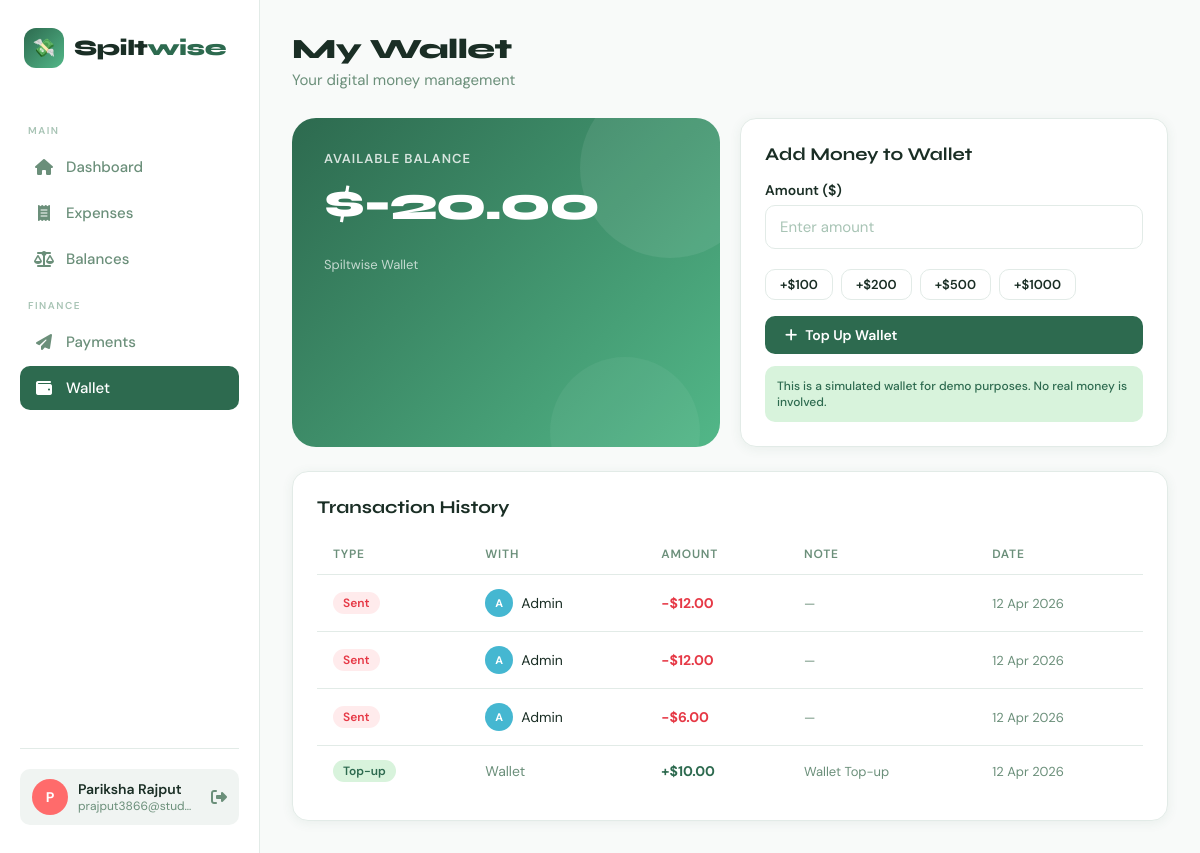
Page /wallet (signed in) on the committed database.
### app.py (models this page shows)
class User(db.Model):
    id           = db.Column(db.Integer, primary_key=True)
    name         = db.Column(db.String(120), nullable=False)
    email        = db.Column(db.String(120), unique=True, nullable=False)
    password     = db.Column(db.String(256), nullable=False)
    avatar_color = db.Column(db.String(20), default="#4ECDC4")
    created_at   = db.Column(db.DateTime, default=datetime.utcnow)
    wallet       = db.relationship("Wallet", back_populates="user", uselist=False)

class Wallet(db.Model):
    id      = db.Column(db.Integer, primary_key=True)
    user_id = db.Column(db.Integer, db.ForeignKey("user.id"), unique=True, nullable=False)
    balance = db.Column(db.Float, default=0.0)
    user    = db.relationship("User", back_populates="wallet")

class Payment(db.Model):
    id         = db.Column(db.Integer, primary_key=True)
    from_user  = db.Column(db.Integer, db.ForeignKey("user.id"), nullable=True)
    to_user    = db.Column(db.Integer, db.ForeignKey("user.id"), nullable=False)
    amount     = db.Column(db.Float, nullable=False)
    note       = db.Column(db.String(256), default="Payment")
    status     = db.Column(db.String(20), default="completed")
    created_at = db.Column(db.DateTime, default=datetime.utcnow)
    sender     = db.relationship("User", foreign_keys=[from_user])
    receiver   = db.relationship("User", foreign_keys=[to_user])

### app.py (the view)
@app.route("/wallet")
@login_required
def wallet():
    uid       = session["user_id"]
    w         = Wallet.query.filter_by(user_id=uid).first() or Wallet(balance=0)
    history   = (Payment.query
                 .filter((Payment.from_user == uid) | (Payment.to_user == uid))
                 .order_by(Payment.created_at.desc()).limit(20).all())
    all_users = {u.id: u for u in User.query.all()}
    return render_template("wallet.html", wallet=w, history=history, all_users=all_users)

### app.py (called while the page is built)
def login_required(f):
    @wraps(f)
    def decorated(*args, **kwargs):
        if "user_id" not in session:
            ip = request.remote_addr
            record_unauthorized_access(ip, request.path, request.method)
            return redirect(url_for("login"))
        return f(*args, **kwargs)
    return decorated

def get_current_user():
    if "user_id" in session:
        return User.query.get(session["user_id"])
    return None

### templates/wallet.html (shortened to what this page needs)
{% extends "base.html" %}
{% block content %}
<div class="page-header animate">
  <div>
    <div class="page-title">My Wallet </div>
    <div class="page-subtitle">Your digital money management</div>
  </div>
</div>
<div class="grid grid-2 animate delay-1" style="margin-bottom:24px">
  <div style="background:linear-gradient(135deg,#2D6A4F,#52B788);border-radius:24px;padding:32px;color:white;position:relative;overflow:hidden">
    <div style="position:absolute;top:-40px;right:-40px;width:180px;height:180px;border-radius:50%;background:rgba(255,255,255,0.08)"></div>
    <div style="position:absolute;bottom:-60px;right:20px;width:150px;height:150px;border-radius:50%;background:rgba(255,255,255,0.05)"></div>
    <div style="font-size:13px;opacity:0.8;font-weight:600;text-transform:uppercase;letter-spacing:1px;margin-bottom:8px">Available Balance</div>
    <div style="font-family:'Syne',sans-serif;font-size:48px;font-weight:800;letter-spacing:-2px;margin-bottom:24px">
      ${{ "%.2f"|format(wallet.balance) }}
    </div>
    <div style="font-size:13px;opacity:0.7"> Spiltwise Wallet</div>
  </div>
  <div class="card" style="align-self:start">
    <div class="card-title"> Add Money to Wallet</div>
    <form method="POST" action="{{ url_for('topup_wallet') }}">
      <div class="form-group">
        <label class="form-label">Amount ($)</label>
        <input type="number" name="amount" class="form-control" placeholder="Enter amount" step="0.01" min="1" required>
      </div>
      <div style="display:flex;flex-wrap:wrap;gap:8px;margin-bottom:16px">
        {% for amt in [100, 200, 500, 1000] %}
        <button type="button" class="btn btn-outline btn-sm" onclick="document.querySelector('[name=amount]').value={{ amt }}">+${{ amt }}</button>
        {% endfor %}
      </div>
      <button type="submit" class="btn btn-primary" style="width:100%"><i class="fa-solid fa-plus"></i> Top Up Wallet</button>
    </form>
    <div style="margin-top:12px;padding:12px;background:var(--primary-pale);border-radius:10px;font-size:12px;color:var(--primary);font-weight:500">
       This is a simulated wallet for demo purposes. No real money is involved.
    </div>
  </div>
</div>
<div class="card animate delay-2">
  <div class="card-title"> Transaction History</div>
  {% if history %}
  <table class="table">
    <thead>
      <tr><th>Type</th><th>With</th><th>Amount</th><th>Note</th><th>Date</th></tr>
    </thead>
    <tbody>
      {% set uid = session.user_id %}
      {% for p in history %}
      {% set is_system = p.from_user is none %}
      {% set is_sender = p.from_user == uid %}
      {% set other_id = p.to_user if is_sender else p.from_user %}
      {% set other = all_users.get(other_id) %}
      <tr>
        <td>
          {% if is_system %}
            <span class="badge badge-green"> Top-up</span>
          {% elif is_sender %}
            <span class="badge badge-red"> Sent</span>
          {% else %}
            <span class="badge badge-green"> Received</span>
          {% endif %}
        </td>
        <td>
          {% if is_system %}
            <span style="color:var(--text-muted)">Wallet</span>
          {% elif other %}
            <div style="display:flex;align-items:center;gap:8px">
              <div class="avatar" style="background:{{ other.avatar_color or '#4ECDC4' }};width:28px;height:28px;font-size:11px">{{ other.name[0].upper() }}</div>
              {{ other.name }}
            </div>
          {% else %}—{% endif %}
        </td>
        <td>
          <strong style="color:{{ 'var(--primary)' if not is_sender or is_system else 'var(--danger)' }}">
            {{ '+' if not is_sender or is_system else '-' }}${{ "%.2f"|format(p.amount) }}
          </strong>
        </td>
        <td style="color:var(--text-muted);font-size:13px">{{ p.note or '—' }}</td>
        <td style="color:var(--text-muted);font-size:13px">{{ p.created_at.strftime('%d %b %Y') }}</td>
      </tr>
      {% endfor %}
    </tbody>
  </table>
  {% else %}
  <div class="empty-state">
    <div class="icon"> </div>
    <p>No transactions yet. Top up your wallet to get started!</p>
  </div>
  {% endif %}
</div>
{% endblock %}

### templates/base.html (shortened to what this page needs)
<!DOCTYPE html>
<html lang="en">
<head>
  <link rel="stylesheet" href="https://cdnjs.cloudflare.com/ajax/libs/font-awesome/6.5.0/css/all.min.css"/>
</head>
<body>
  {% if session.user_id %}
  <nav class="sidebar">
    <div class="logo">
      <div class="logo-icon">💸</div>
      <div class="logo-text">Spilt<span>wise</span></div>
    </div>
    <div class="nav-label">Main</div>
    <a href="{{ url_for('dashboard') }}" class="nav-link {% if request.endpoint=='dashboard' %}active{% endif %}">
      <i class="fa-solid fa-house"></i> Dashboard
    </a>
    <a href="{{ url_for('expenses') }}" class="nav-link {% if request.endpoint in ['expenses','add_expense'] %}active{% endif %}">
      <i class="fa-solid fa-receipt"></i> Expenses
    </a>
    <a href="{{ url_for('balances') }}" class="nav-link {% if request.endpoint=='balances' %}active{% endif %}">
      <i class="fa-solid fa-scale-balanced"></i> Balances
    </a>
    <div class="nav-label">Finance</div>
    <a href="{{ url_for('payments') }}" class="nav-link {% if request.endpoint=='payments' %}active{% endif %}">
      <i class="fa-solid fa-paper-plane"></i> Payments
    </a>
    <a href="{{ url_for('wallet') }}" class="nav-link {% if request.endpoint=='wallet' %}active{% endif %}">
      <i class="fa-solid fa-wallet"></i> Wallet
    </a>
    <div class="sidebar-bottom">
      {% set user = get_current_user() %}
      {% if user %}
      <div class="user-pill">
        <div class="avatar" style="background: {{ user.avatar_color }}">{{ user.name[0].upper() }}</div>
        <div class="user-info">
          <div class="user-name">{{ user.name }}</div>
          <div class="user-email">{{ user.email }}</div>
        </div>
        <a href="{{ url_for('logout') }}" title="Logout" style="color: var(--text-muted); margin-left: 4px;">
          <i class="fa-solid fa-right-from-bracket"></i>
        </a>
      </div>
      {% endif %}
    </div>
  </nav>
  {% endif %}
  <main class="main">
    {% block content %}{% endblock %}
  </main>
</body>
</html>

### rows in the picture
User: name "P", name "Pariksha Rajput", email "prajput3866@stud…"
Wallet: balance "-20.00"
Payment: shows "Sent", value "-", amount "12.00", note "—", created_at "12 Apr 2026"
User: name "A", name "Admin"
Payment: shows "Sent", value "-", amount "12.00", note "—", created_at "12 Apr 2026"
Payment: shows "Sent", value "-", amount "6.00", note "—", created_at "12 Apr 2026"
Payment: shows "Top-up", shows "Wallet", value "+", amount "10.00", note "Wallet Top-up", created_at "12 Apr 2026"

### other values in the picture
{{ amt }} "100" "200" "500" "1000"
